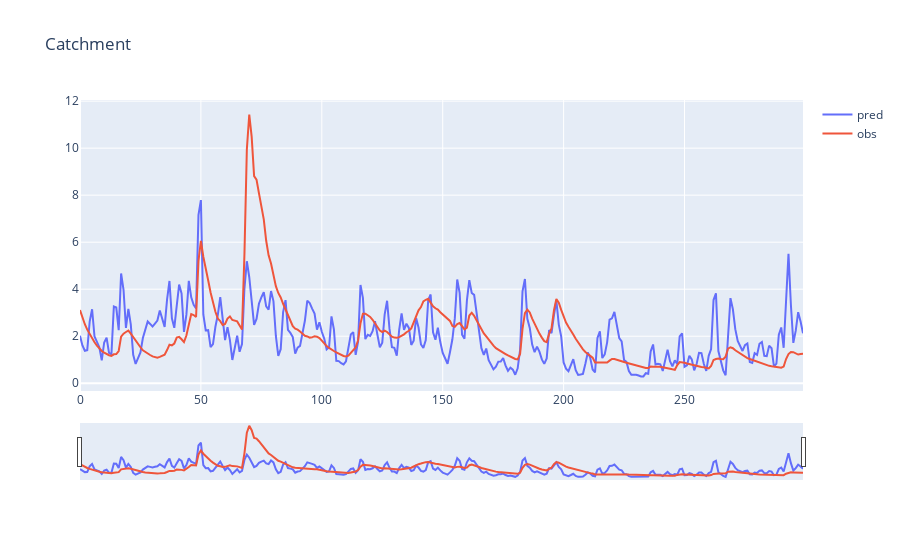
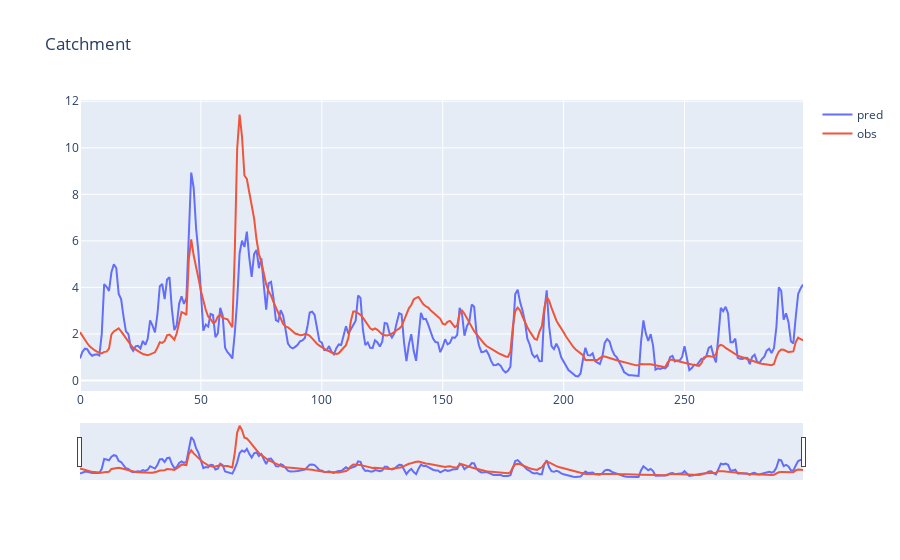
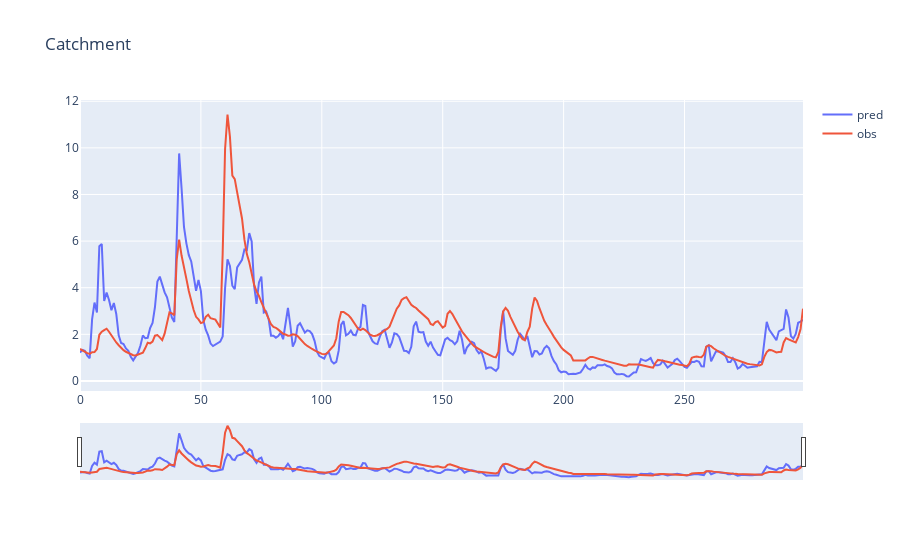
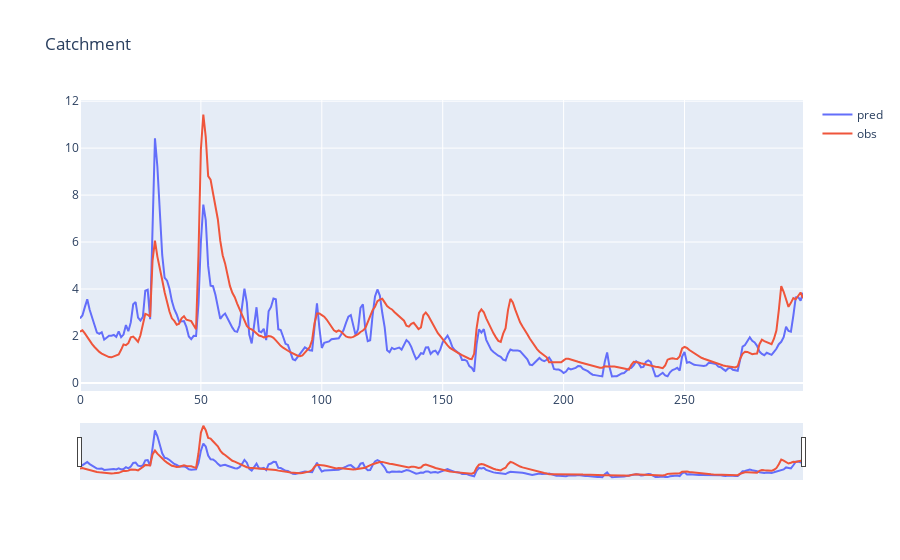

Source (notebook cell) for these figures, in order:
### Code cell
n_neighbors = 3
off = 1
for lookback in [1, 5, 10, 20]:
    (
    TRAIN_X_DICT,
    TRAIN_Y_DICT,
    TEST_X_DICT,
    TEST_Y_DICT,
    ) = create_test_and_validation_set(
        long_without_gaps,
        datetime.datetime(2007, 8, 31),
        lookback,
        x_parameters=["mm", "grC"],
    )
    for _id in [6]:
        # print(_id)
        train_x, train_y, test_x, test_y = (
            TRAIN_X_DICT[_id],
            TRAIN_Y_DICT[_id],
            TEST_X_DICT[_id],
            TEST_Y_DICT[_id],
        )

        model = KNeighborsRegressor(n_neighbors=n_neighbors, weights='distance')
        train_x_flatend = train_x.reshape(
            (train_x.shape[0], -1), order="F"
        )  # https://stackoverflow.com/a/37500847
        # print(train_x_flatend[0:2])
        # print(train_y[0])
        model.fit(train_x_flatend, train_y)

        test_x_flatend = test_x.reshape((test_x.shape[0], -1), order="F")
        pred_y = model.predict(test_x_flatend)
        if off > 0:
            test_y = test_y[:-off]
            pred_y = running_mean(pred_y, 0.5)
        nse = calc_nse(pred_y, test_y)
        print(f"Catchment {_id:2d}: {nse:.3f}")
        fig = go.Figure()

        fig.add_trace(go.Scatter(y=pred_y.flatten()[100:400], name='pred'))
        fig.add_trace(go.Scatter(y=test_y.flatten()[100:400], name='obs'))
        fig.update_layout(title_text=f'Catchment',
                            xaxis_rangeslider_visible=True)
        fig.show()

### Figure 1 — Plotly figure (JSON) as saved in the notebook; plotly's stock layout.template omitted (floating-point values rounded to 4 significant figures; data arrays with more than 128 entries replaced by an {"elided": "..."} marker saying what was removed)
{"data": [{"name": "pred", "type": "scatter", "y": {"elided": "300 float values"}}, {"name": "obs", "type": "scatter", "y": {"elided": "300 float values"}}], "layout": {"title": {"text": "Catchment"}, "xaxis": {"rangeslider": {"visible": true}}}}

### Figure 2 — Plotly figure (JSON) as saved in the notebook; plotly's stock layout.template omitted (floating-point values rounded to 4 significant figures; data arrays with more than 128 entries replaced by an {"elided": "..."} marker saying what was removed)
{"data": [{"name": "pred", "type": "scatter", "y": {"elided": "300 float values"}}, {"name": "obs", "type": "scatter", "y": {"elided": "300 float values"}}], "layout": {"title": {"text": "Catchment"}, "xaxis": {"rangeslider": {"visible": true}}}}

### Figure 3 — Plotly figure (JSON) as saved in the notebook; plotly's stock layout.template omitted (floating-point values rounded to 4 significant figures; data arrays with more than 128 entries replaced by an {"elided": "..."} marker saying what was removed)
{"data": [{"name": "pred", "type": "scatter", "y": {"elided": "300 float values"}}, {"name": "obs", "type": "scatter", "y": {"elided": "300 float values"}}], "layout": {"title": {"text": "Catchment"}, "xaxis": {"rangeslider": {"visible": true}}}}

### Figure 4 — Plotly figure (JSON) as saved in the notebook; plotly's stock layout.template omitted (floating-point values rounded to 4 significant figures; data arrays with more than 128 entries replaced by an {"elided": "..."} marker saying what was removed)
{"data": [{"name": "pred", "type": "scatter", "y": {"elided": "300 float values"}}, {"name": "obs", "type": "scatter", "y": {"elided": "300 float values"}}], "layout": {"title": {"text": "Catchment"}, "xaxis": {"rangeslider": {"visible": true}}}}
